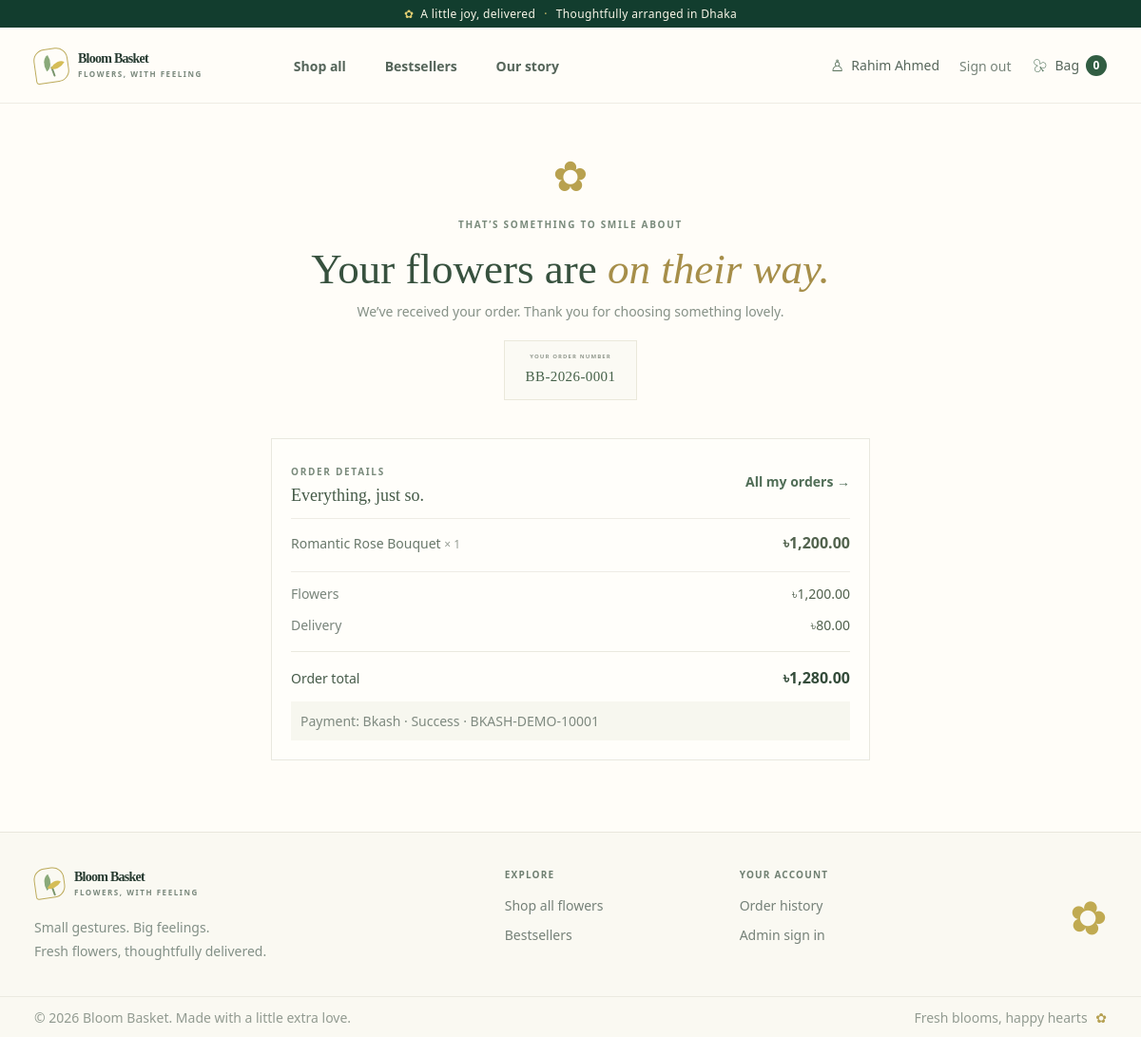
Screenshot of /index.php?page=orders&order=1 (signed in) with the database file from the repository.
### tables this page shows
CREATE TABLE `payments` (
  `id` bigint(20) UNSIGNED NOT NULL,
  `order_id` bigint(20) UNSIGNED NOT NULL,
  `payment_method` enum('bkash','nagad','rocket','cod') NOT NULL,
  `transaction_id` varchar(100) DEFAULT NULL,
  `amount` decimal(10,2) NOT NULL,
  `status` enum('pending','success','failed') NOT NULL DEFAULT 'pending',
  `paid_at` datetime DEFAULT NULL,
  `created_at` timestamp NULL DEFAULT current_timestamp()
);

CREATE TABLE `orders` (
  `id` bigint(20) UNSIGNED NOT NULL,
  `user_id` bigint(20) UNSIGNED NOT NULL,
  `order_number` varchar(50) NOT NULL,
  `recipient_name` varchar(100) NOT NULL,
  `phone` varchar(20) NOT NULL,
  `shipping_address` varchar(255) NOT NULL,
  `area` varchar(100) DEFAULT NULL,
  `city` varchar(100) NOT NULL,
  `postal_code` varchar(20) DEFAULT NULL,
  `subtotal` decimal(10,2) NOT NULL,
  `delivery_fee` decimal(10,2) NOT NULL DEFAULT 0.00,
  `total_amount` decimal(10,2) NOT NULL,
  `status` enum('pending','confirmed','processing','shipped','delivered','cancelled') NOT NULL DEFAULT 'pending',
  `created_at` timestamp NULL DEFAULT current_timestamp(),
  `updated_at` timestamp NULL DEFAULT current_timestamp() ON UPDATE current_timestamp()
);

CREATE TABLE `order_items` (
  `id` bigint(20) UNSIGNED NOT NULL,
  `order_id` bigint(20) UNSIGNED NOT NULL,
  `product_id` bigint(20) UNSIGNED DEFAULT NULL,
  `product_name` varchar(150) NOT NULL,
  `unit_price` decimal(10,2) NOT NULL,
  `quantity` int(10) UNSIGNED NOT NULL,
  `line_total` decimal(10,2) NOT NULL
);

### includes/store.php (called while the page is built, shortened)
<?php
function store_customer()
{
    $customer = $_SESSION['customer_user'] ?? null;
    return is_array($customer) && ($customer['role'] ?? '') === 'customer' ? $customer : null;
}
function store_cart()
{
    $cart = $_SESSION['store_cart'] ?? [];
    $cleanCart = [];
    return $cleanCart;
}
function store_cart_count()
{
    return array_sum(store_cart());
}
function store_money($amount)
{
    return '৳' . number_format((float) $amount, 2);
}
function store_find_customer_order($orderId, $customerId)
{
    $orderId = (int) $orderId;
    $customerId = (int) $customerId;
    $result = database()->query(
        "SELECT o.id, o.order_number, o.recipient_name, o.phone, o.shipping_address, o.area,
                o.city, o.postal_code, o.subtotal, o.delivery_fee, o.total_amount, o.status, o.created_at,
                p.payment_method, p.status AS payment_status, p.transaction_id
         FROM orders o
         LEFT JOIN payments p ON p.id = (
             SELECT p2.id FROM payments p2
             WHERE p2.order_id = o.id ORDER BY p2.created_at DESC, p2.id DESC LIMIT 1
         )
         WHERE o.id = $orderId AND o.user_id = $customerId LIMIT 1"
    );
    return $result->fetch_assoc() ?: null;
}
function store_get_order_items($orderId, $customerId)
{
    if (!store_find_customer_order($orderId, $customerId)) {
        return null;
    }
    $orderId = (int) $orderId;
    $result = database()->query(
        "SELECT product_name, unit_price, quantity, line_total
         FROM order_items WHERE order_id = $orderId ORDER BY id"
    );
    return $result->fetch_all(MYSQLI_ASSOC);
}

### includes/helpers.php (called while the page is built, shortened)
<?php
function h(string|int|float|null $value): string
{
    return htmlspecialchars((string) $value, ENT_QUOTES | ENT_SUBSTITUTE, 'UTF-8');
}

### config/database.php (called while the page is built)
<?php
function database()
{
    static $connection;
    if (!$connection) {
        $connection = mysqli_connect('localhost', 'root', '', 'bloom_basket');
        mysqli_set_charset($connection, 'utf8mb4');
    }
    return $connection;
}

### shop/orders.php (the view, shortened to what this page needs)
<?php
if ($customer === null): ?>
    <section class="cart-empty order-login-empty">
        <span class="empty-flower" aria-hidden="true">✿</span>
        <h1>Your flower stories live here.</h1>
        <p>Sign in to see order updates and remember all the lovely things you’ve sent.</p>
        <a class="hero-shop-button" href="<?= h('index.php?page=login') ?>">Sign in to see my orders <span aria-hidden="true">→</span></a>
    </section>
<?php elseif ($orderNotice !== '' && isset($selectedOrder) && is_array($selectedOrder)): ?>
    <section class="order-confirmation">
        <div class="order-confirmation-flower" aria-hidden="true">✿</div>
        <span class="section-eyebrow">THAT’S SOMETHING TO SMILE ABOUT</span>
        <h1>Your flowers are <em>on their way.</em></h1>
        <p>We’ve received your order. Thank you for choosing something lovely.</p>
        <div class="confirmation-number"><span>YOUR ORDER NUMBER</span><strong><?= h((string) $selectedOrder['order_number']) ?></strong></div>
    </section>
    <section class="order-detail-card">
        <div class="order-detail-heading"><div><span class="section-eyebrow">ORDER DETAILS</span><h2>Everything, just so.</h2></div><a class="text-link" href="<?= h('index.php?page=orders') ?>">All my orders →</a></div>
        <div class="order-detail-items">
            <?php foreach ($orderItems as $item): ?>
                <div class="order-detail-item"><span><?= h((string) $item['product_name']) ?> <i>× <?= h((int) $item['quantity']) ?></i></span><strong><?= h(store_money((string) $item['line_total'])) ?></strong></div>
            <?php endforeach; ?>
        </div>
        <div class="summary-line"><span>Flowers</span><span><?= h(store_money((string) $selectedOrder['subtotal'])) ?></span></div>
        <div class="summary-line"><span>Delivery</span><span><?= h(store_money((string) $selectedOrder['delivery_fee'])) ?></span></div>
        <div class="summary-total"><span>Order total</span><strong><?= h(store_money((string) $selectedOrder['total_amount'])) ?></strong></div>
        <p class="order-payment-note">Payment: <?= h(ucfirst((string) $selectedOrder['payment_method'])) ?> · <?= h(ucfirst((string) $selectedOrder['payment_status'])) ?><?= $selectedOrder['transaction_id'] ? ' · ' . h((string) $selectedOrder['transaction_id']) : '' ?></p>
    </section>
<?php endif; ?>

### shop/partials/header.php (shortened to what this page needs)
<?php
$brandMark = '<span class="store-brand-mark" aria-hidden="true"><span></span></span>';
?>
<!doctype html>
<html lang="en">
<head>
    <link href="https://cdn.jsdelivr.net/npm/bootstrap@5.3.3/dist/css/bootstrap.min.css"
          rel="stylesheet"
>
    <link rel="stylesheet" href="assets/css/style.css">
</head>
<body class="store-body">
<div class="store-announcement">
    <span>✿</span> A little joy, delivered <span class="announcement-divider">·</span> Thoughtfully arranged in Dhaka
</div>
<header class="store-header">
    <nav class="store-nav" aria-label="Main navigation">
        <a class="store-brand" href="index.php">
            <?= $brandMark ?>
            <span>Bloom Basket<small>FLOWERS, WITH FEELING</small></span>
        </a>
        <div class="store-nav-links" id="storeNavLinks">
            <a class="store-nav-link" href="index.php#shop">Shop all</a>
            <a class="store-nav-link" href="index.php?featured=1#shop">Bestsellers</a>
            <a class="store-nav-link" href="index.php#our-story">Our story</a>
        </div>
        <div class="store-nav-actions">
            <a class="store-account-link" href="<?= h('index.php?page=' . ($customer !== null ? 'orders' : 'login')) ?>">
                <span class="account-icon" aria-hidden="true">♙</span>
                <span><?= $customer !== null ? h((string) $customer['name']) : 'Sign in' ?></span>
            </a>
            <?php if ($customer !== null): ?>
                <form action="<?= h('index.php?action=logout') ?>" method="post" class="store-logout-form">
                    <button class="store-logout-link" type="submit">Sign out</button>
                </form>
            <?php endif; ?>
            <a class="store-bag-link" href="<?= h('index.php?page=cart') ?>" aria-label="Shopping basket, <?= h($cartCount) ?> items">
                <span class="bag-icon" aria-hidden="true">♧</span>
                <span class="bag-label">Bag</span>
                <span class="bag-count"><?= h($cartCount) ?></span>
            </a>
        </div>
    </nav>
</header>
<main class="store-main">

### rows the page displays
payments: order.recipient_name "Rahim Ahmed", order.order_number "BB-2026-0001", order.subtotal "৳1,200.00", order.delivery_fee "৳80.00", order.total_amount "৳1,280.00", payment_method "Bkash", status "Success", transaction "BKASH-DEMO-10001"
order_items: product_name "Romantic Rose Bouquet", quantity "1", line_total "৳1,200.00"

### other values shown
$cartCount "0"
